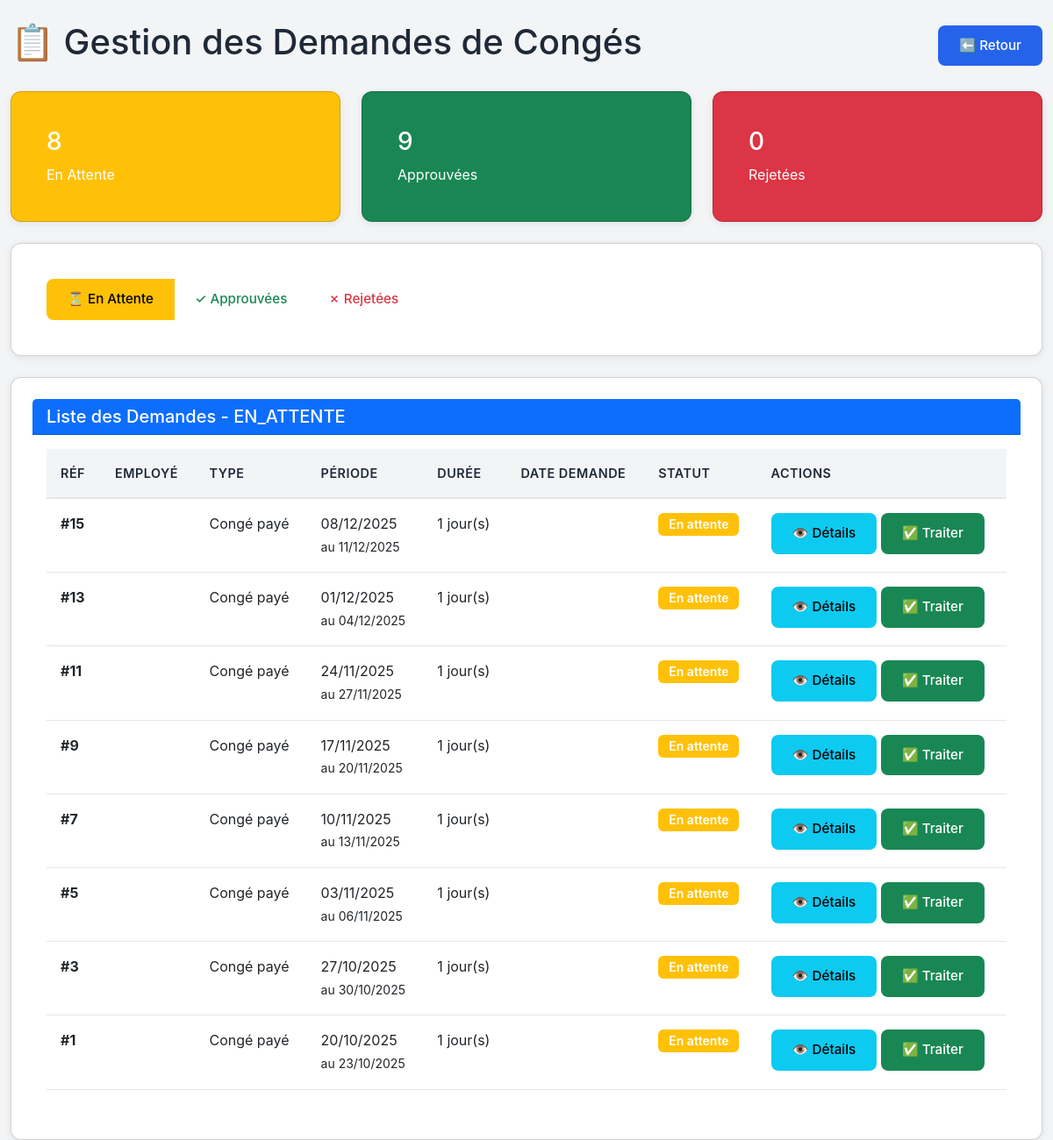
/rh/demandes-conges/ (signed in), run on the app's committed database.
### CarrefourApp/models.py (models this page shows, shortened)
class DemandeConge(models.Model):
    TYPES_CONGE = [
        ('CONGE_PAYE', 'Congé payé'),
        ('CONGE_MALADIE', 'Congé maladie'),
        ('RTT', 'RTT (Récupération)'),
        ('CONGE_MATERNITE', 'Congé maternité'),
        ('CONGE_PATERNITE', 'Congé paternité'),
        ('ABSENCE_AUTORISEE', 'Absence autorisée'),
    ]
    STATUTS = [
        ('EN_ATTENTE', 'En attente'),
        ('APPROUVE', 'Approuvé'),
        ('REFUSE', 'Refusé'),
        ('ANNULE', 'Annulé'),
    ]
    employe = models.ForeignKey(Employe, on_delete=models.CASCADE, related_name='demandes_conge')
    type_conge = models.CharField(max_length=20, choices=TYPES_CONGE, default='CONGE_PAYE')
    date_debut = models.DateField()
    date_fin = models.DateField()
    nb_jours = models.IntegerField(default=1)
    motif = models.TextField(help_text="Raison de la demande")
    statut = models.CharField(max_length=20, choices=STATUTS, default='EN_ATTENTE')
    reponse_manager = models.TextField(blank=True, help_text="Commentaire du manager")
    approuve_par = models.ForeignKey(Employe, on_delete=models.SET_NULL, null=True, blank=True, related_name='demandes_conge_approuvees')
    date_reponse = models.DateTimeField(null=True, blank=True)
    cree_le = models.DateTimeField(auto_now_add=True)
    modifie_le = models.DateTimeField(auto_now=True)
    class Meta:
        verbose_name = "Demande de congé"
        verbose_name_plural = "Demandes de congé"
        ordering = ['-cree_le']

### CarrefourApp/views.py (the view)
# urls.py: path('rh/demandes-conges/', views.rh_demandes_conges, name='rh_demandes_conges'),
@login_required
def rh_demandes_conges(request):
    if request.user.role not in ['RH', 'MANAGER', 'ADMIN', 'DG', 'DAF']:
        messages.error(request, "Accès refusé. Réservé aux RH/Managers.")
        dashboard_url = get_dashboard_by_role(request.user)
        return redirect(dashboard_url)
    statut_filtre = request.GET.get('statut', 'EN_ATTENTE')
    demandes = DemandeConge.objects.filter(
        statut=statut_filtre
    ).select_related('employe').order_by('-cree_le')
    nb_en_attente = DemandeConge.objects.filter(statut='EN_ATTENTE').count()
    nb_approuvees = DemandeConge.objects.filter(statut='APPROUVE').count()
    nb_rejetees = DemandeConge.objects.filter(statut='REFUSE').count()  # Corrigé: REFUSE pas REJETE
    context = {
        'demandes': demandes,
        'statut_filtre': statut_filtre,
        'nb_en_attente': nb_en_attente,
        'nb_approuvees': nb_approuvees,
        'nb_rejetees': nb_rejetees,
    }
    return render(request, 'planning/rh_demandes_conges.html', context)

### CarrefourApp/context_processors.py (called while the page is built)
def dashboard_url(request):
    if request.user.is_authenticated:
        dashboard_map = {
            'DG': 'dashboard_dg',
            'DAF': 'dashboard_daf',
            'RH': 'dashboard_rh',
            'STOCK': 'dashboard_stock',
            'CAISSIER': 'dashboard_caisse',
            'MARKETING': 'dashboard_marketing',
        }
        return {
            'user_dashboard_url': dashboard_map.get(request.user.role, 'home')
        }
    return {
        'user_dashboard_url': 'home'
    }

### templates/planning/rh_demandes_conges.html (shortened to what this page needs)
{% extends 'base.html' %}
{% load static %}
{% block content %}
<div class="container-fluid mt-4">
    <div class="d-flex justify-content-between align-items-center mb-4">
        <h1>📋 Gestion des Demandes de Congés</h1>
        <a href="{% url 'dashboard_rh' %}" class="btn btn-secondary">⬅️ Retour</a>
    </div>
    <div class="row mb-4">
        <div class="col-md-4">
            <div class="card bg-warning text-white">
                <div class="card-body">
                    <h3>{{ nb_en_attente }}</h3>
                    <p class="mb-0">En Attente</p>
                </div>
            </div>
        </div>
        <div class="col-md-4">
            <div class="card bg-success text-white">
                <div class="card-body">
                    <h3>{{ nb_approuvees }}</h3>
                    <p class="mb-0">Approuvées</p>
                </div>
            </div>
        </div>
        <div class="col-md-4">
            <div class="card bg-danger text-white">
                <div class="card-body">
                    <h3>{{ nb_rejetees }}</h3>
                    <p class="mb-0">Rejetées</p>
                </div>
            </div>
        </div>
    </div>
    <div class="card mb-4">
        <div class="card-body">
            <div class="btn-group" role="group">
                <a href="?statut=EN_ATTENTE" class="btn {% if statut_filtre == 'EN_ATTENTE' %}btn-warning{% else %}btn-outline-warning{% endif %}">
                    ⏳ En Attente
                </a>
                <a href="?statut=APPROUVE" class="btn {% if statut_filtre == 'APPROUVE' %}btn-success{% else %}btn-outline-success{% endif %}">
                    ✓ Approuvées
                </a>
                <a href="?statut=REJETE" class="btn {% if statut_filtre == 'REJETE' %}btn-danger{% else %}btn-outline-danger{% endif %}">
                    ✗ Rejetées
                </a>
            </div>
        </div>
    </div>
    <div class="card">
        <div class="card-header bg-primary text-white">
            <h5 class="mb-0">Liste des Demandes - {{ statut_filtre }}</h5>
        </div>
        <div class="card-body">
            {% if demandes %}
            <div class="table-responsive">
                <table class="table table-hover">
                    <thead>
                        <tr>
                            <th>Réf</th>
                            <th>Employé</th>
                            <th>Type</th>
                            <th>Période</th>
                            <th>Durée</th>
                            <th>Date Demande</th>
                            <th>Statut</th>
                            <th>Actions</th>
                        </tr>
                    </thead>
                    <tbody>
                        {% for demande in demandes %}
                        <tr>
                            <td><strong>#{{ demande.id }}</strong></td>
                            <td>
                                <br>
                            </td>
                            <td>{{ demande.get_type_conge_display }}</td>
                            <td>
                                {{ demande.date_debut|date:"d/m/Y" }}
                                <br>
                                <small>au {{ demande.date_fin|date:"d/m/Y" }}</small>
                            </td>
                            <td>
                                {% widthratio demande.date_fin.toordinal demande.date_debut.toordinal 1 as jours %}
                                {{ jours }} jour(s)
                            </td>
                            <td>{{ demande.date_demande|date:"d/m/Y H:i" }}</td>
                            <td>
                                {% if demande.statut == 'EN_ATTENTE' %}
                                <span class="badge bg-warning">En attente</span>
                                {% elif demande.statut == 'APPROUVE' %}
                                <span class="badge bg-success">Approuvé</span>
                                {% elif demande.statut == 'REJETE' %}
                                <span class="badge bg-danger">Rejeté</span>
                                {% endif %}
                            </td>
                            <td>
                                <button class="btn btn-sm btn-info"
                                    data-bs-toggle="modal"
                                    data-bs-target="#detailModal{{ demande.id }}">
                                    👁️ Détails
                                </button>
                                {% if demande.statut == 'EN_ATTENTE' %}
                                <button class="btn btn-sm btn-success"
                                    data-bs-toggle="modal"
                                    data-bs-target="#traiterModal{{ demande.id }}">
                                    ✅ Traiter
                                </button>
                                {% endif %}
                            </td>
                        </tr>
                        {% endfor %}
                    </tbody>
                </table>
            </div>
            {% else %}
            <div class="alert alert-info">
                Aucune demande avec le statut "{{ statut_filtre }}".
            </div>
            {% endif %}
        </div>
    </div>
</div>
{% endblock %}

### static/css/style.css (style rules this page uses)
:root { --primary-blue: #2563EB; --primary-green: #28A745; --light-blue: #EFF6FF; --light-green: #F0FDF4; --dark-blue: #1E40AF; --dark-green: #15803D; --text-dark: #1F2937; --text-light: #6B7280; --bg-gray: #F9FAFB; --border-gray: #E5E7EB; --white: #FFFFFF; --red: #DC2626; --orange: #F97316; --purple: #9333EA; --yellow: #FBBF24; }
* { margin: 0; padding: 0; box-sizing: border-box; }
body { font-family: 'Segoe UI', Tahoma, Geneva, Verdana, sans-serif; background-color: var(--bg-gray); color: var(--text-dark); line-height: 1.6; }
.btn { padding: 0.75rem 1.5rem; border: none; border-radius: 8px; font-weight: 600; cursor: pointer; transition: all 0.3s; text-decoration: none; display: inline-flex; align-items: center; gap: 0.5rem; font-size: 0.95rem; }
.btn-secondary { background: white; color: var(--primary-blue); border: 2px solid white; }
.card { background: white; border-radius: 12px; padding: 1.5rem; box-shadow: 0 2px 8px rgba(0, 0, 0, 0.08); transition: all 0.3s; }
table { width: 100%; border-collapse: collapse; }
thead { background: var(--bg-gray); }
thead th { padding: 1rem; text-align: left; font-weight: 600; color: var(--text-dark); font-size: 0.9rem; text-transform: uppercase; letter-spacing: 0.5px; }
tbody td { padding: 1rem; border-top: 1px solid var(--border-gray); }
.badge { padding: 0.35rem 0.75rem; border-radius: 20px; font-size: 0.8rem; font-weight: 600; display: inline-block; }

### templates/base.html (style rules this page uses)
:root { --primary-green: #10b981; --primary-green-dark: #059669; --secondary-blue: #2563eb; --bg-gray: #f3f4f6; --text-dark: #1f2937; --text-muted: #6b7280; --border-color: #e5e7eb; --success: #22c55e; --warning: #f59e0b; --danger: #ef4444; --info: #3b82f6; }
* { margin: 0; padding: 0; box-sizing: border-box; }
body { font-family: -apple-system, BlinkMacSystemFont, 'Segoe UI', Roboto, 'Helvetica Neue', Arial, sans-serif; background: var(--bg-gray); color: var(--text-dark); line-height: 1.6; }
.btn { padding: 0.75rem 1.5rem; border-radius: 8px; border: none; font-weight: 500; cursor: pointer; transition: all 0.2s; text-decoration: none; display: inline-block; }
.btn-secondary { background: var(--secondary-blue); color: white; }
.table { width: 100%; border-collapse: collapse; }
.table th { background: var(--bg-gray); padding: 1rem; text-align: left; font-weight: 600; color: var(--text-dark); border-bottom: 2px solid var(--border-color); }
.table td { padding: 1rem; border-bottom: 1px solid var(--border-color); }
.badge { padding: 0.375rem 0.75rem; border-radius: 6px; font-size: 0.875rem; font-weight: 600; }

### data on the page
DemandeConge: id "15", type_conge "Congé payé", date_debut "08/12/2025", date_fin "11/12/2025", jours "1", statut "En attente"
DemandeConge: id "13", type_conge "Congé payé", date_debut "01/12/2025", date_fin "04/12/2025", jours "1", statut "En attente"
DemandeConge: id "11", type_conge "Congé payé", date_debut "24/11/2025", date_fin "27/11/2025", jours "1", statut "En attente"
DemandeConge: id "9", type_conge "Congé payé", date_debut "17/11/2025", date_fin "20/11/2025", jours "1", statut "En attente"
DemandeConge: id "7", type_conge "Congé payé", date_debut "10/11/2025", date_fin "13/11/2025", jours "1", statut "En attente"
DemandeConge: id "5", type_conge "Congé payé", date_debut "03/11/2025", date_fin "06/11/2025", jours "1", statut "En attente"
DemandeConge: id "3", type_conge "Congé payé", date_debut "27/10/2025", date_fin "30/10/2025", jours "1", statut "En attente"
DemandeConge: id "1", type_conge "Congé payé", date_debut "20/10/2025", date_fin "23/10/2025", statut "En attente"

### other printed values
{{ nb_en_attente }} "8"
{{ nb_approuvees }} "9"
{{ nb_rejetees }} "0"
{{ statut_filtre }} "EN_ATTENTE"
